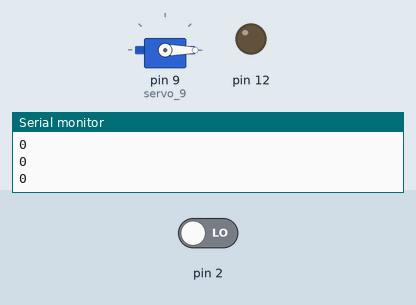
This sketch was run on a simulated Arduino Uno, built with avr-gcc and run on an emulated ATmega328P. Shown: servo, output pins drawn as LEDs (lit = HIGH), the last lines printed to the serial monitor. The test bench sets the inputs (shaded band); at power-on: pin 2 LOW.

Above: at 1.2 s.
1.3 s: pin 2 driven HIGH
At 2.5 s:
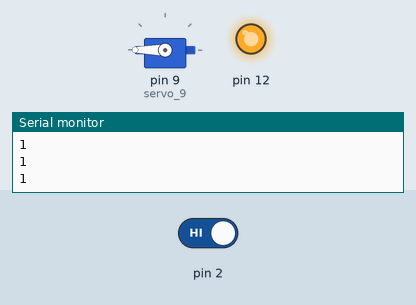
2.8 s: pin 2 driven LOW
At 4.0 s:
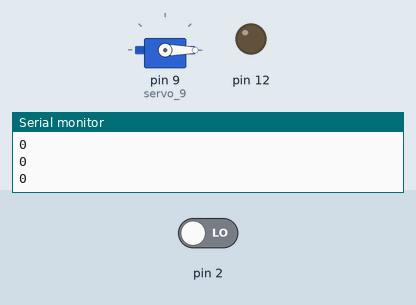
Timing chart, 0 to 5.8 s (numbered marks = the images above; inputs shaded):
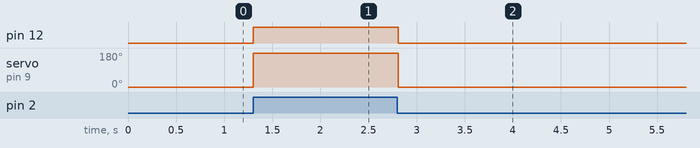

Measured:
- after the input at 1.3 s, pin 12: LOW → HIGH at once; servo on pin 9 (servo_9): 0° → 180° at once
- after the input at 2.8 s, pin 12: HIGH → LOW at once; servo on pin 9 (servo_9): 180° → 0° at once

The sketch:

PIR_Motion_Sensor.ino
```cpp
// C++ code
//
#include <Servo.h>

int PIR = 0;

Servo servo_9;

void setup()
{
  pinMode(2, INPUT);
  Serial.begin(9600);
  pinMode(12, OUTPUT);
  servo_9.attach(9, 500, 2500);
}

void loop()
{
  PIR = digitalRead(2);
  Serial.println(PIR);
  if (PIR == 1) {
    digitalWrite(12, HIGH);
    servo_9.write(180);
  } else {
    digitalWrite(12, LOW);
    servo_9.write(0);
  }
  delay(10); // Delay a little bit to improve simulation performance
}
```
